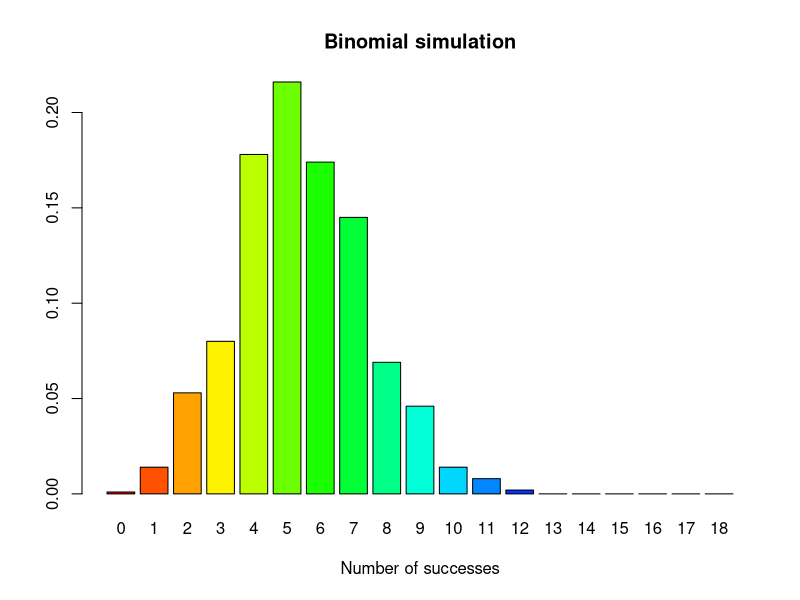
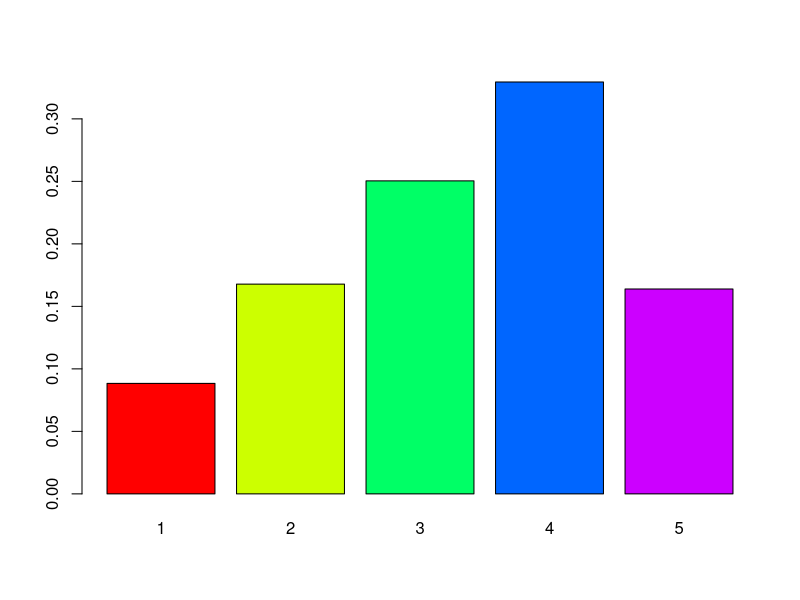
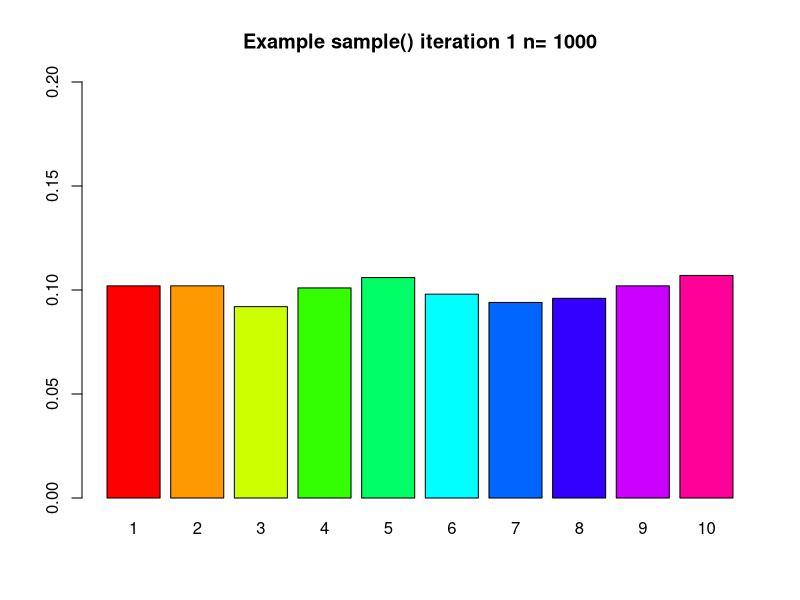
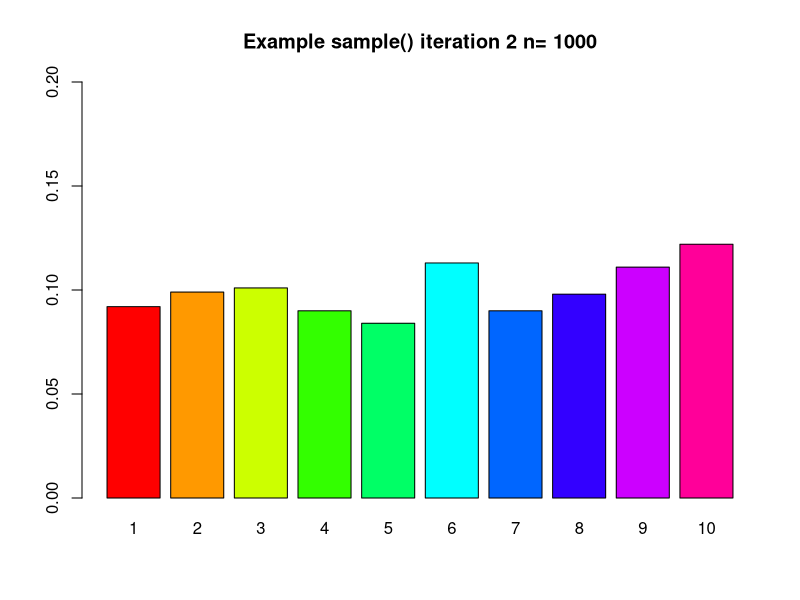
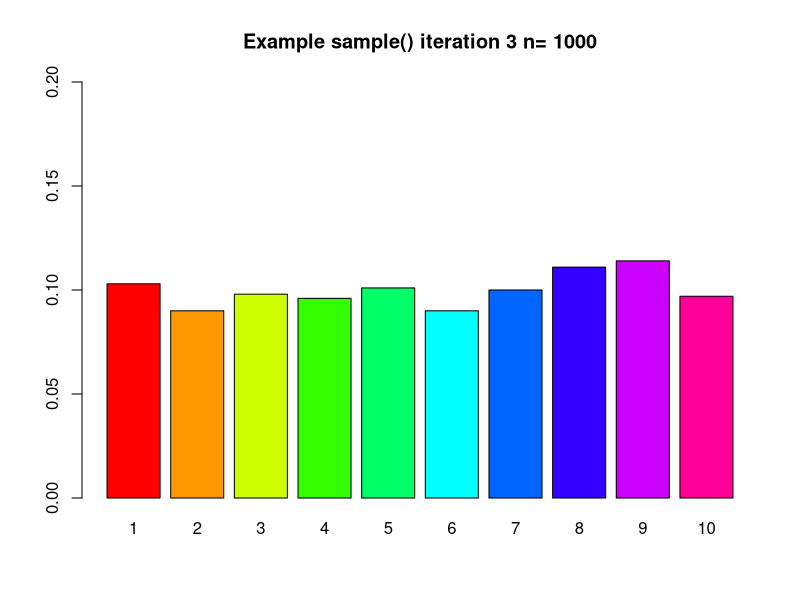
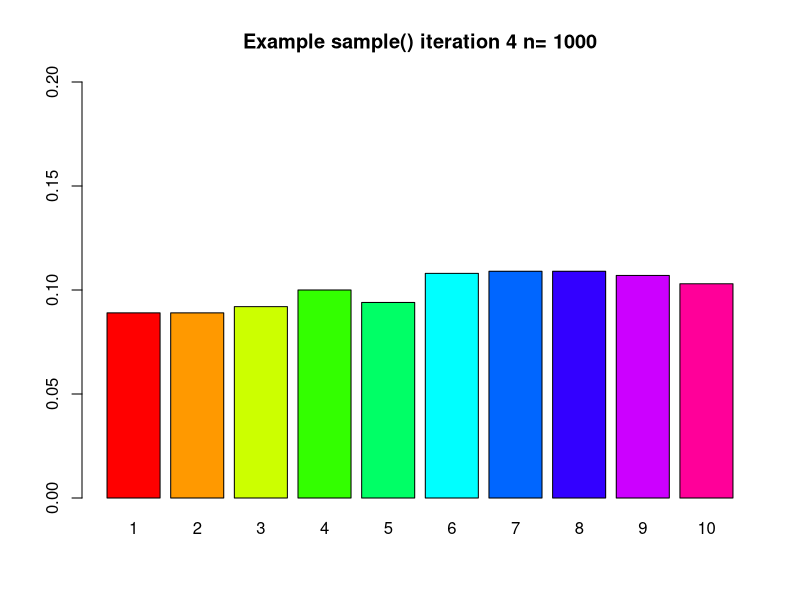
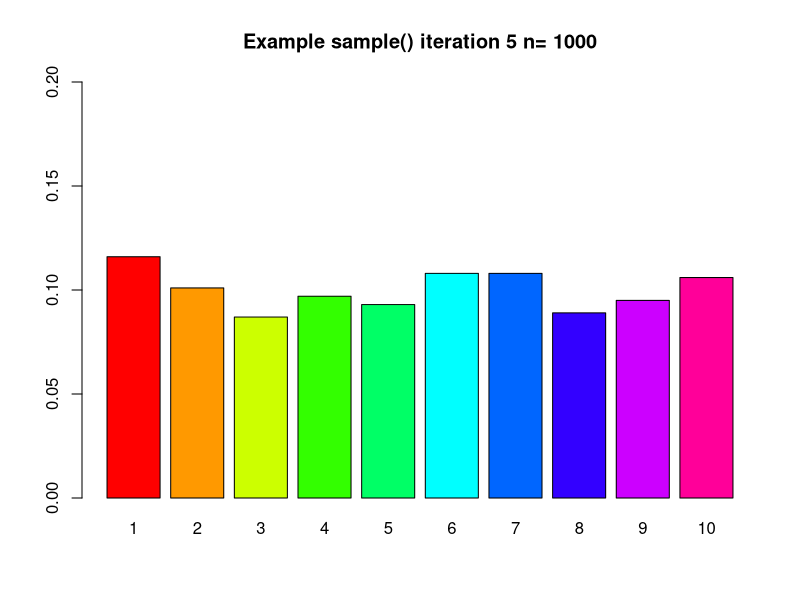
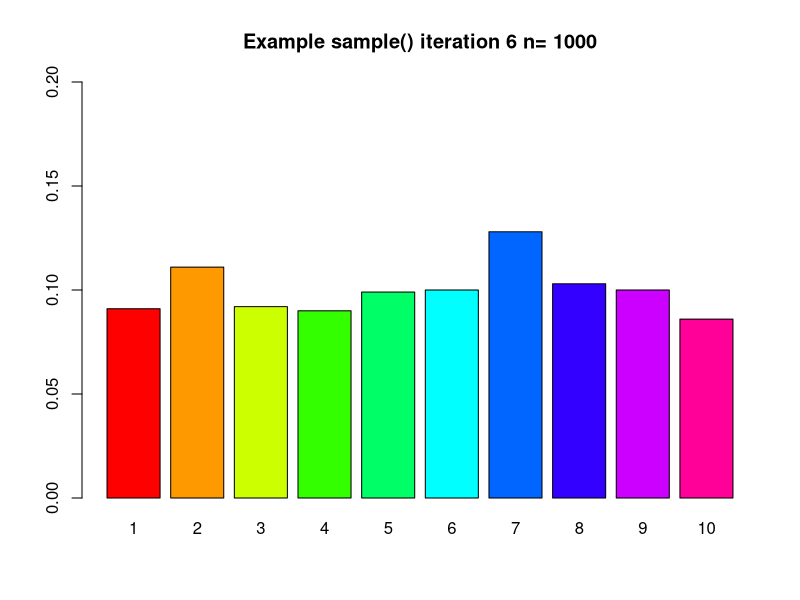

Reproduce these figures in R, in order.
#In this lab you will use simulation to produce some common  distributions

## Binomial
sample(c("H","T"),size=10,prob=c(1/2,1/2),replace=TRUE)


## Binomial with a random variable use
sample(c(1,0),size=10,prob=c(1/2,1/2), replace=TRUE)


## Multinomial
#Boxes
n=5
B=paste(rep("B",n),1:n,sep="")
B
#All boxes (categories) equally likely
sample(B,size=20,prob=c(1/5,1/5,1/5,1/5,1/5),replace=TRUE)

## sampling function
# iter = iterations, n=sample size
# set default values
mybin=function(iter=100,n=10, p=0.5){ 
# make a matrix to hold the samples
#initially filled with NA's
sam.mat=matrix(NA,nr=n,nc=iter, byrow=TRUE)
#Make a vector to hold the number of successes in each trial
succ=c()
for( i in 1:iter){
#Fill each column with a new sample
sam.mat[,i]=sample(c(1,0),n,replace=TRUE, prob=c(p,1-p))
#Calculate a statistic from the sample (this case it is the sum)
succ[i]=sum(sam.mat[,i])
}
#Make a table of successes
succ.tab=table(factor(succ,levels=0:n))
#Make a barplot of the proportions
barplot(succ.tab/(iter), col=rainbow(n+1), main="Binomial simulation", xlab="Number of successes")
succ.tab/iter
}
mybin(iter=1000,n=18, p=0.3)

## Try a multinomial

mymult=function(iter=100,n=10, p=c(1,1,1,1)/4){ 
# make a matrix to hold the samples
#initially filled with NA's
sam.mat=matrix(NA,nr=n,nc=iter, byrow=TRUE)
#The number of categories is k
k=length(p)
# Make a matrix that will hold the frequencies in each sample
tab.mat=matrix(NA,nr=k,nc=iter, byrow=TRUE)


for(i in 1:iter){
#Fill each column with a new sample
sam.mat[,i]=sample(1:k,n,replace=TRUE, prob=p)
#Collect all the frequencies of each of the k values 
tab.mat[,i]=table(factor(sam.mat[,i],levels=1:k))
}
# sum the frequecies
freq=apply(tab.mat,1,sum)
# put names to them
names(freq)=1:k
#create a barplot of refative freq
barplot(freq/(n*iter),col=rainbow(k) )
tab.mat
}
mymult(iter=1000,n=10,p=c(1,2,3,4,2)/12)


## R uses a number of built in distributions
## These all begin with r for random sampling
## Use ?distribution to see a more complete list
?rbinom
?rmultinom
?rpois
?rhyper

mysample=function(n, iter=10,time=0.5){
for( i in 1:iter){
#make a sample
s=sample(1:10,n,replace=TRUE)
# turn the sample into a factor
sf=factor(s,levels=1:10)
#make a barplot
barplot(table(sf)/n,beside=TRUE,col=rainbow(10), 
main=paste("Example sample()", " iteration ", i, " n= ", n,sep="") ,
ylim=c(0,0.2)
)

#release the table
Sys.sleep(time)
}
}

mysample(n=1000, iter=30)

# Some examples of calculation
#4.25
dbinom(2,5,0.25)
dbinom(0:1,5,0.25)
pbinom(1,5,0.25)

#4.35
1-pbinom(8,15,1/5)
pbinom(2999,10000,1/5)

